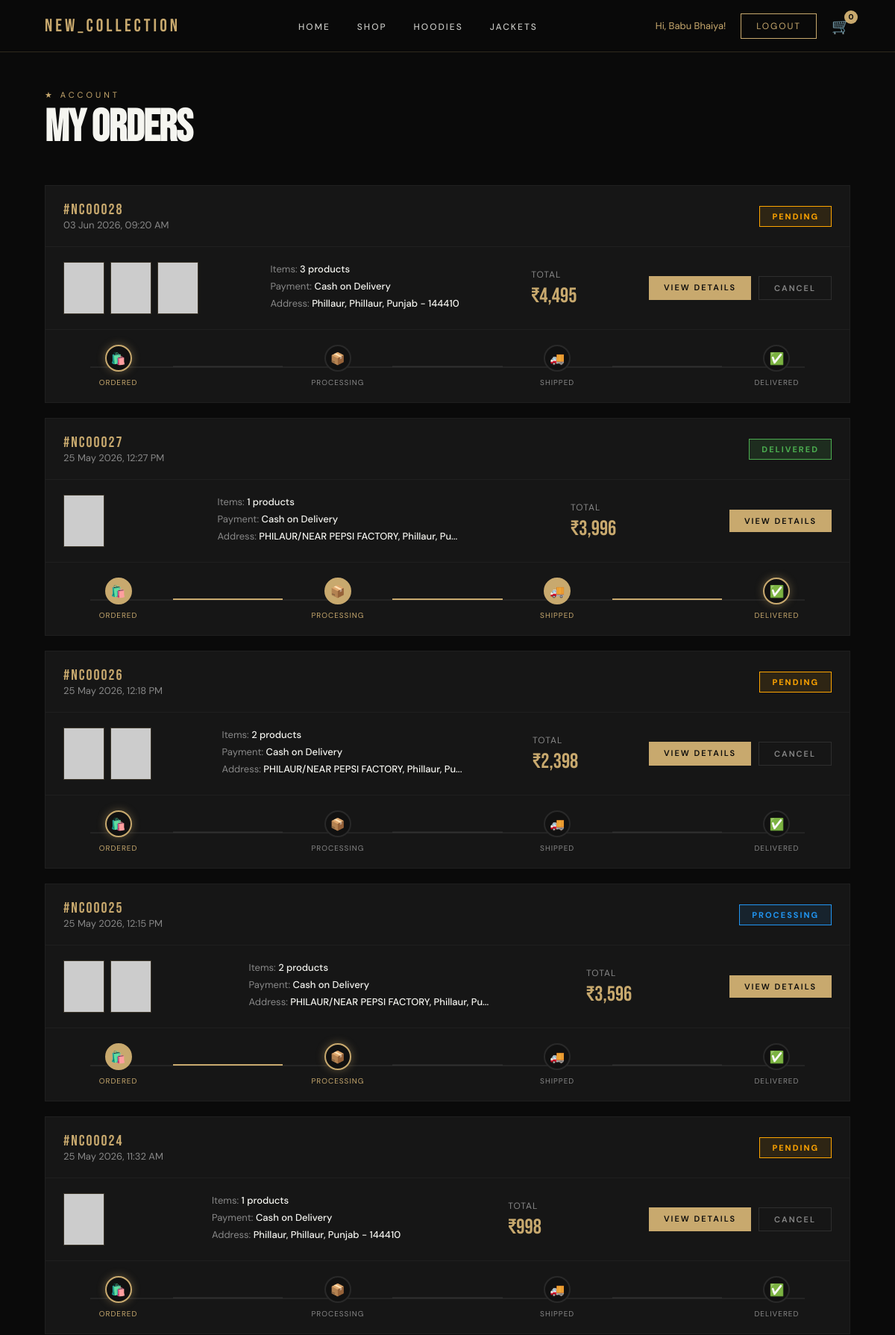
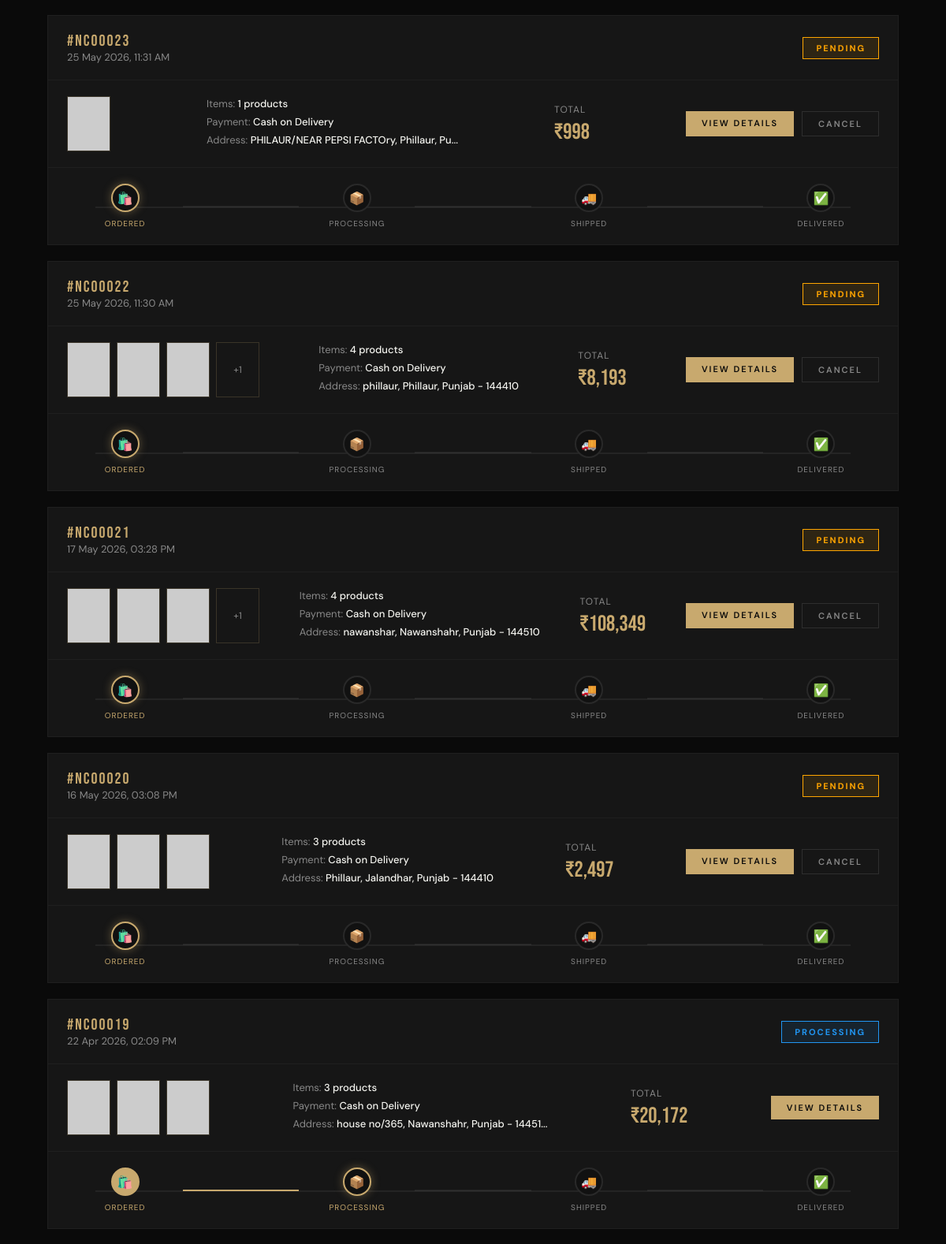
Page /pages/orders.php (signed in, upper part) on the committed database (2 pictures, top to bottom).
### tables this page shows
CREATE TABLE `orders` (
  `id` int(11) NOT NULL,
  `user_id` int(11) NOT NULL,
  `total_amount` decimal(10,2) NOT NULL,
  `status` enum('pending','processing','shipped','delivered','cancelled') DEFAULT 'pending',
  `payment_method` varchar(50) DEFAULT 'Cash on Delivery',
  `shipping_address` text DEFAULT NULL,
  `phone` varchar(20) DEFAULT NULL,
  `created_at` timestamp NOT NULL DEFAULT current_timestamp()
);

CREATE TABLE `order_items` (
  `id` int(11) NOT NULL,
  `order_id` int(11) NOT NULL,
  `product_id` int(11) NOT NULL,
  `quantity` int(11) NOT NULL DEFAULT 1,
  `size` varchar(10) DEFAULT 'M',
  `price` decimal(10,2) NOT NULL,
  `created_at` timestamp NOT NULL DEFAULT current_timestamp()
);

### pages/orders.php (the view, shortened to what this page needs)
 <?php
require_once '../php/config.php';
$user_id = $_SESSION['user_id'];
$cc = mysqli_query($conn, "SELECT SUM(quantity) as total FROM cart WHERE user_id='$user_id'");
$cc_row = mysqli_fetch_assoc($cc);
$cart_count = $cc_row['total'] ?? 0;
$orders_result = mysqli_query($conn,
    "SELECT * FROM orders WHERE user_id='$user_id' ORDER BY created_at DESC");
?>
<!DOCTYPE html>
<html lang="en">
<head>
    <link rel="stylesheet" href="../css/style.css">
</head>
<body>
    <nav class="navbar">
        <a href="../index.php" class="nav-logo">NEW_COLLECTION</a>
        <ul class="nav-links">
            <li><a href="../index.php">Home</a></li>
            <li><a href="products.php">Shop</a></li>
            <li><a href="products.php?category=hoodie">Hoodies</a></li>
            <li><a href="products.php?category=jacket">Jackets</a></li>
        </ul>
        <div class="nav-actions">
            <span style="color:var(--gold);font-size:13px;">Hi, <?php echo $_SESSION['user_name']; ?>!</span>
            <a href="../php/logout.php" class="nav-btn">Logout</a>
            <a href="cart.php" class="cart-icon">
                🛒 <span class="cart-count"><?php echo $cart_count; ?></span>
            </a>
        </div>
    </nav>
    <div class="orders-page">
        <p class="section-label">★ Account</p>
        <h1 class="section-title">MY ORDERS</h1>
        <?php if(mysqli_num_rows($orders_result) > 0): ?>
            <?php while($order = mysqli_fetch_assoc($orders_result)): ?>
            <?php
            $items = mysqli_query($conn,
                "SELECT order_items.*, products.image, products.name
                 FROM order_items
                 JOIN products ON order_items.product_id = products.id
                 WHERE order_items.order_id='{$order['id']}'");
            $items_count = mysqli_num_rows($items);
            ?>
            <div class="order-card">
                <div class="order-card-header">
                    <div>
                        <div class="order-id">#NC<?php echo str_pad($order['id'], 5, '0', STR_PAD_LEFT); ?></div>
                        <div class="order-date"><?php echo date('d M Y, h:i A', strtotime($order['created_at'])); ?></div>
                    </div>
                    <div class="order-status status-<?php echo strtolower($order['status']); ?>">
                        <?php echo ucfirst($order['status']); ?>
                    </div>
                </div>
                <div class="order-card-body">
                    <div class="order-items-preview">
                        <?php
                        $count = 0;
                        while($item = mysqli_fetch_assoc($items)):
                            if($count >= 3) break;
                        ?>
                        <img class="order-item-thumb"
                             src="../<?php echo $item['image']; ?>"
                             alt="<?php echo $item['name']; ?>"
                             onerror="this.src='https://via.placeholder.com/55x70/161616/c8a96e?text=IMG'">
                        <?php
                            $count++;
                        endwhile;
                        if($items_count > 3): ?>
                            <div style="width:55px;height:70px;background:var(--card);border:1px solid var(--border);display:flex;align-items:center;justify-content:center;font-size:12px;color:var(--muted);">
                                +<?php echo $items_count - 3; ?>
                            </div>
                        <?php endif; ?>
                    </div>
                    <div class="order-meta">
                        <div class="order-meta-row">
                            Items: <span><?php echo $items_count; ?> products</span>
                        </div>
                        <div class="order-meta-row">
                            Payment: <span>Cash on Delivery</span>
                        </div>
                        <div class="order-meta-row">
                            Address: <span><?php echo strlen($order['shipping_address']) > 40 ? substr($order['shipping_address'], 0, 40) . '...' : $order['shipping_address']; ?></span>
                        </div>
                    </div>
                    <div>
                        <div style="font-size:12px;color:var(--muted);margin-bottom:4px;letter-spacing:1px;">TOTAL</div>
                        <div class="order-total">₹<?php echo number_format($order['total_amount'], 0); ?></div>
                    </div>
                    <div class="order-actions">
                        <a href="order_success.php?order_id=<?php echo $order['id']; ?>"
                           class="btn-sm btn-sm-gold">View Details</a>
                        <?php if(strtolower($order['status']) == 'pending'): ?>
                            <a href="../php/cancel_order.php?id=<?php echo $order['id']; ?>"
                               class="btn-sm btn-sm-ghost"
                               onclick="return confirm('Are you sure you want to cancel this order?')">Cancel</a>
                        <?php endif; ?>
                    </div>
                </div> <?php if(strtolower($order['status']) != 'cancelled'): ?>
                <div class="order-timeline">
                    <?php
                    $statuses = ['pending', 'processing', 'shipped', 'delivered'];
                    $icons = ['🛍️', '📦', '🚚', '✅'];
                    $labels = ['Ordered', 'Processing', 'Shipped', 'Delivered'];
                    $currentStatus = strtolower($order['status']);
                    $current = array_search($currentStatus, $statuses);
                    ?>
                    <?php foreach($statuses as $i => $s): ?>
                        <?php if($i > 0): ?>
                            <div class="timeline-line <?php echo $i <= $current ? 'done' : ''; ?>"></div>
                        <?php endif; ?>
                        <div class="timeline-step <?php echo $i < $current ? 'done' : ($i == $current ? 'active' : ''); ?>">
                            <div class="timeline-dot"><?php echo $icons[$i]; ?></div>
                            <div class="timeline-label"><?php echo $labels[$i]; ?></div>
                        </div>
                    <?php endforeach; ?>
                </div>
                <?php endif; ?>
            </div> <?php endwhile; ?>
        <?php endif; ?>
    </div>
</body>
</html>

### css/style.css (style rules this page uses)
* { margin: 0; padding: 0; box-sizing: border-box; }
:root { --black: #0a0a0a; --dark: #111111; --card: #161616; --gold: #c8a96e; --gold2: #e8c17a; --white: #f5f5f0; --muted: #888888; --red: #e84444; --border: rgba(200, 169, 110, 0.2); }
html { scroll-behavior: smooth; }
body { background: var(--black); color: var(--white); font-family: 'DM Sans', sans-serif; overflow-x: hidden; }
a { text-decoration: none; color: inherit; }
.navbar { position: fixed; top: 0; left: 0; right: 0; z-index: 1000; padding: 0 60px; height: 70px; display: flex; align-items: center; justify-content: space-between; background: rgba(10, 10, 10, 0.95); backdrop-filter: blur(20px); border-bottom: 1px solid var(--border); }
.nav-logo { font-family: 'Bebas Neue', sans-serif; font-size: 24px; letter-spacing: 4px; color: var(--gold); }
.nav-links { display: flex; gap: 36px; list-style: none; }
.nav-links a { font-size: 12px; letter-spacing: 2px; text-transform: uppercase; font-weight: 500; color: var(--white); opacity: 0.8; transition: opacity 0.3s; position: relative; }
.nav-links a::after { content: ''; position: absolute; bottom: -4px; left: 0; width: 0; height: 1px; background: var(--gold); transition: width 0.3s; }
.nav-actions { display: flex; align-items: center; gap: 20px; }
.nav-btn { border: 1px solid var(--gold); color: var(--gold); padding: 8px 20px; font-size: 12px; letter-spacing: 2px; text-transform: uppercase; transition: all 0.3s; }
.cart-icon { font-size: 20px; position: relative; cursor: pointer; }
.cart-count { position: absolute; top: -8px; right: -10px; background: var(--gold); color: var(--black); font-size: 10px; font-weight: 700; width: 18px; height: 18px; border-radius: 50%; display: flex; align-items: center; justify-content: center; }
.section-label { font-size: 11px; letter-spacing: 4px; text-transform: uppercase; color: var(--gold); margin-bottom: 10px; }
.section-title { font-family: 'Bebas Neue', sans-serif; font-size: 60px; line-height: 0.9; margin-bottom: 50px; letter-spacing: -1px; }
.mobile-nav a { display: block; font-size: 26px; font-family: 'Bebas Neue', sans-serif; letter-spacing: 3px; color: var(--white); padding: 16px 0; border-bottom: 1px solid rgba(255,255,255,0.06); text-decoration: none; transition: color 0.3s; }

### rows in the picture
orders: id "00028", created_at "03 Jun 2026, 09:20 AM", status "PENDING", items_count "3", shipping_address "Phillaur, Phillaur, Punjab - 144410", total_amount "4,495", i "🛍️", i "ORDERED", i "📦", i "PROCESSING", i "🚚", i "SHIPPED", i "✅", i "DELIVERED"
orders: id "00027", created_at "25 May 2026, 12:27 PM", status "DELIVERED", items_count "1", shipping_address "PHILAUR/NEAR PEPSI FACTORY, Phillaur, Pu", total_amount "3,996", i "🛍️", i "ORDERED", i "📦", i "PROCESSING", i "🚚", i "SHIPPED", i "✅", i "DELIVERED"
orders: id "00026", created_at "25 May 2026, 12:18 PM", status "PENDING", items_count "2", shipping_address "PHILAUR/NEAR PEPSI FACTORY, Phillaur, Pu", total_amount "2,398", i "🛍️", i "ORDERED", i "📦", i "PROCESSING", i "🚚", i "SHIPPED", i "✅", i "DELIVERED"
orders: id "00025", created_at "25 May 2026, 12:15 PM", status "PROCESSING", items_count "2", shipping_address "PHILAUR/NEAR PEPSI FACTORY, Phillaur, Pu", total_amount "3,596", i "🛍️", i "ORDERED", i "📦", i "PROCESSING", i "🚚", i "SHIPPED", i "✅", i "DELIVERED"
orders: id "00024", created_at "25 May 2026, 11:32 AM", status "PENDING", items_count "1", shipping_address "Phillaur, Phillaur, Punjab - 144410", total_amount "998", i "🛍️", i "ORDERED", i "📦", i "PROCESSING", i "🚚", i "SHIPPED", i "✅", i "DELIVERED"
orders: id "00023", created_at "25 May 2026, 11:31 AM", status "PENDING", items_count "1", shipping_address "PHILAUR/NEAR PEPSI FACTOry, Phillaur, Pu", total_amount "998", i "🛍️", i "ORDERED", i "📦", i "PROCESSING", i "🚚", i "SHIPPED", i "✅", i "DELIVERED"
orders: id "00022", created_at "25 May 2026, 11:30 AM", status "PENDING", items_count "1", items_count "4", shipping_address "phillaur, Phillaur, Punjab - 144410", total_amount "8,193", i "🛍️", i "ORDERED", i "📦", i "PROCESSING", i "🚚", i "SHIPPED", i "✅", i "DELIVERED"
orders: id "00021", created_at "17 May 2026, 03:28 PM", status "PENDING", items_count "1", items_count "4", shipping_address "nawanshar, Nawanshahr, Punjab - 144510", total_amount "108,349", i "🛍️", i "ORDERED", i "📦", i "PROCESSING", i "🚚", i "SHIPPED", i "✅", i "DELIVERED"
orders: id "00020", created_at "16 May 2026, 03:08 PM", status "PENDING", items_count "3", shipping_address "Phillaur, Jalandhar, Punjab - 144410", total_amount "2,497", i "🛍️", i "ORDERED", i "📦", i "PROCESSING", i "🚚", i "SHIPPED", i "✅", i "DELIVERED"
orders: id "00019", created_at "22 Apr 2026, 02:09 PM", status "PROCESSING", items_count "3", shipping_address "house no/365, Nawanshahr, Punjab - 14451", total_amount "20,172", i "🛍️", i "ORDERED", i "📦", i "PROCESSING", i "🚚", i "SHIPPED", i "✅", i "DELIVERED"

### other values in the picture
$_SESSION['user_name'] "Babu Bhaiya"
$cart_count "0"
